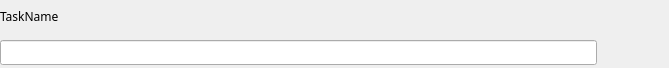
<?xml version="1.0" encoding="UTF-8"?>
<ui version="4.0">
 <class>VSCDashBoardTaskItem</class>
 <widget class="QWidget" name="VSCDashBoardTaskItem">
  <property name="geometry">
   <rect>
    <x>0</x>
    <y>0</y>
    <width>669</width>
    <height>68</height>
   </rect>
  </property>
  <property name="minimumSize">
   <size>
    <width>0</width>
    <height>0</height>
   </size>
  </property>
  <property name="maximumSize">
   <size>
    <width>16777215</width>
    <height>16777215</height>
   </size>
  </property>
  <property name="font">
   <font>
    <family>나눔스퀘어_ac</family>
   </font>
  </property>
  <property name="windowTitle">
   <string>Form</string>
  </property>
  <property name="styleSheet">
   <string notr="true"/>
  </property>
  <layout class="QVBoxLayout" name="verticalLayout">
   <property name="leftMargin">
    <number>0</number>
   </property>
   <property name="topMargin">
    <number>0</number>
   </property>
   <property name="rightMargin">
    <number>0</number>
   </property>
   <property name="bottomMargin">
    <number>0</number>
   </property>
   <item>
    <widget class="QLabel" name="TaskName">
     <property name="text">
      <string>TaskName</string>
     </property>
    </widget>
   </item>
   <item>
    <layout class="QHBoxLayout" name="horizontalLayout">
     <item>
      <widget class="QProgressBar" name="progressBar">
       <property name="minimumSize">
        <size>
         <width>0</width>
         <height>25</height>
        </size>
       </property>
       <property name="maximumSize">
        <size>
         <width>16777215</width>
         <height>16777215</height>
        </size>
       </property>
       <property name="font">
        <font>
         <family>나눔스퀘어_ac</family>
        </font>
       </property>
       <property name="styleSheet">
        <string notr="true">QProgressBar::chunk {
     background-color: rgb(41, 42, 43)
}</string>
       </property>
       <property name="value">
        <number>0</number>
       </property>
       <property name="textVisible">
        <bool>false</bool>
       </property>
       <property name="format">
        <string notr="true"/>
       </property>
      </widget>
     </item>
     <item>
      <widget class="QLabel" name="lbProcess">
       <property name="minimumSize">
        <size>
         <width>30</width>
         <height>30</height>
        </size>
       </property>
       <property name="maximumSize">
        <size>
         <width>30</width>
         <height>30</height>
        </size>
       </property>
       <property name="font">
        <font>
         <family>나눔스퀘어_ac</family>
        </font>
       </property>
       <property name="styleSheet">
        <string notr="true">image: url(:/action/resources/processing.gif);</string>
       </property>
       <property name="text">
        <string/>
       </property>
      </widget>
     </item>
     <item>
      <widget class="QPushButton" name="pbDelete">
       <property name="minimumSize">
        <size>
         <width>30</width>
         <height>30</height>
        </size>
       </property>
       <property name="maximumSize">
        <size>
         <width>30</width>
         <height>30</height>
        </size>
       </property>
       <property name="font">
        <font>
         <family>나눔스퀘어_ac</family>
        </font>
       </property>
       <property name="styleSheet">
        <string notr="true">QPushButton:hover {
border:none;
color:white;
background-color: rgb(85, 170, 255);}
QPushButton:pressed {
background-image: url(:/action/resources/cancelpress.png);}</string>
       </property>
       <property name="text">
        <string/>
       </property>
       <property name="icon">
        <iconset resource="vscmainwindows.qrc">
         <normaloff>:/action/resources/cancel.png</normaloff>:/action/resources/cancel.png</iconset>
       </property>
       <property name="iconSize">
        <size>
         <width>40</width>
         <height>40</height>
        </size>
       </property>
       <property name="flat">
        <bool>true</bool>
       </property>
      </widget>
     </item>
    </layout>
   </item>
  </layout>
 </widget>
 <resources>
  <include location="vscmainwindows.qrc"/>
 </resources>
 <connections/>
</ui>
